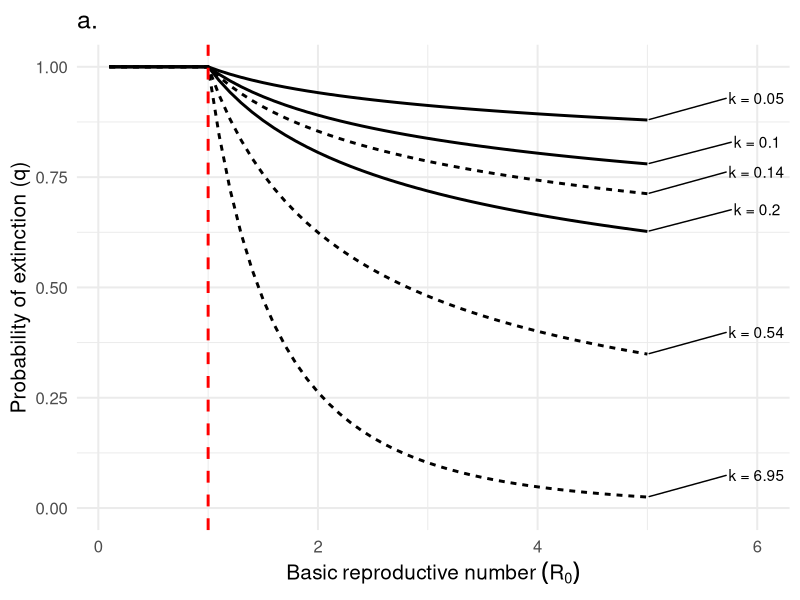
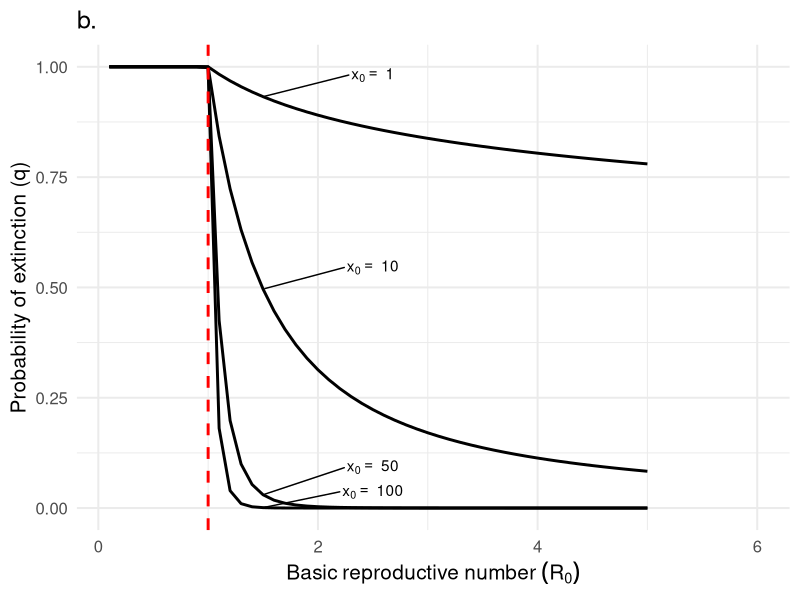
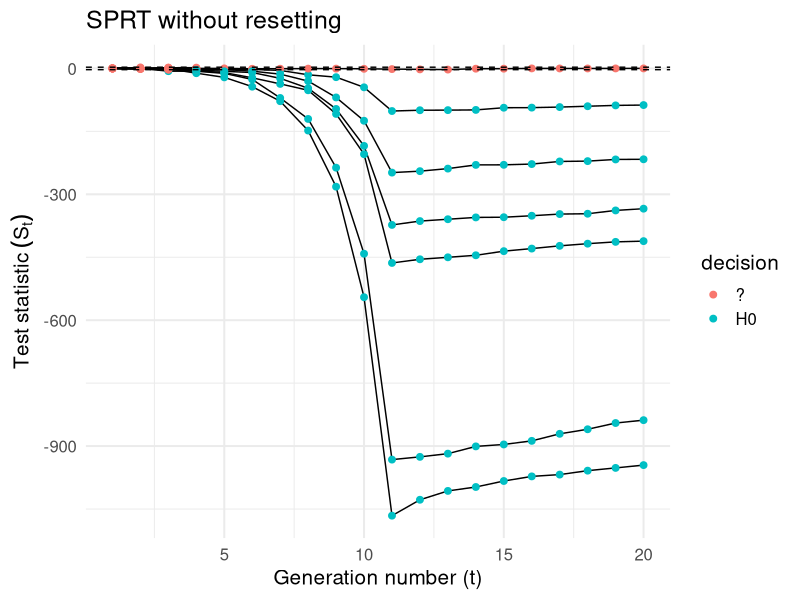
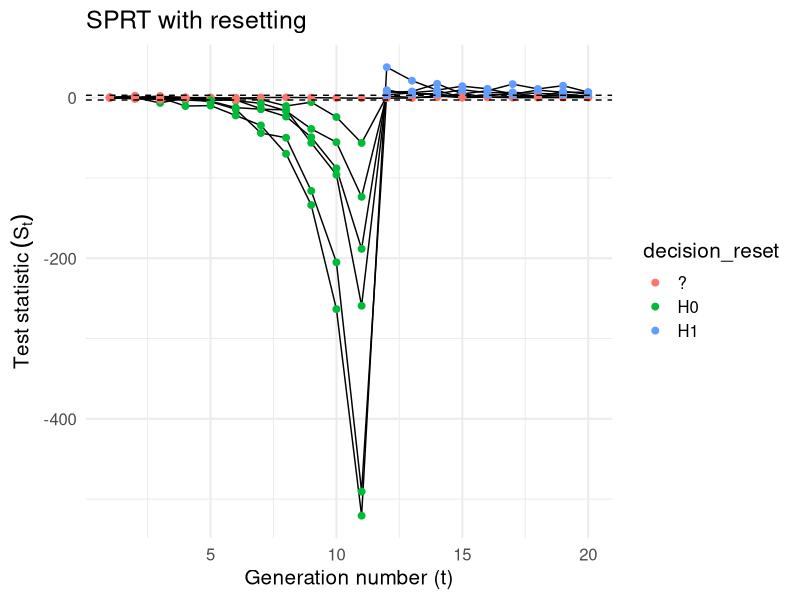
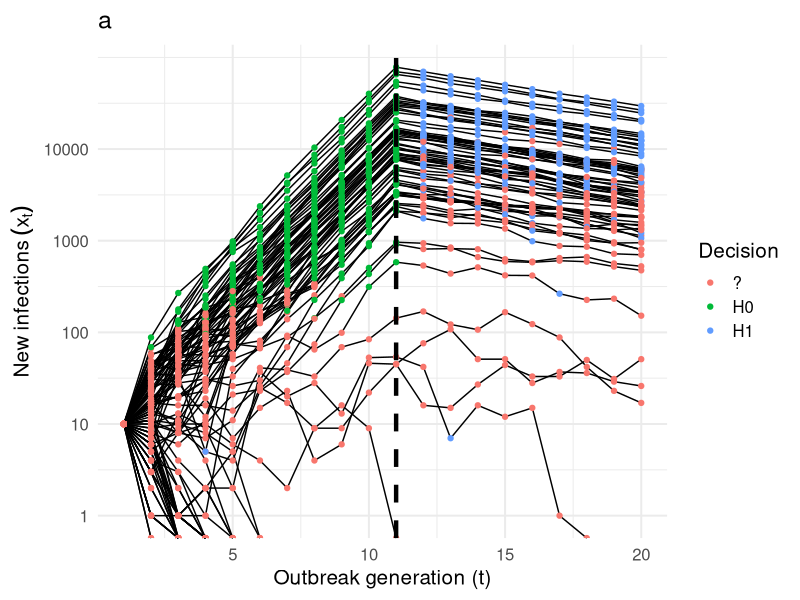
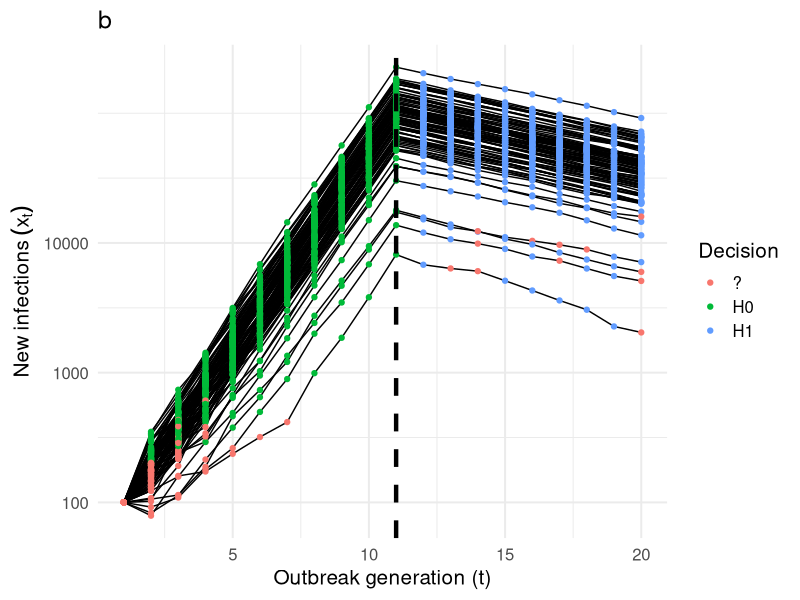
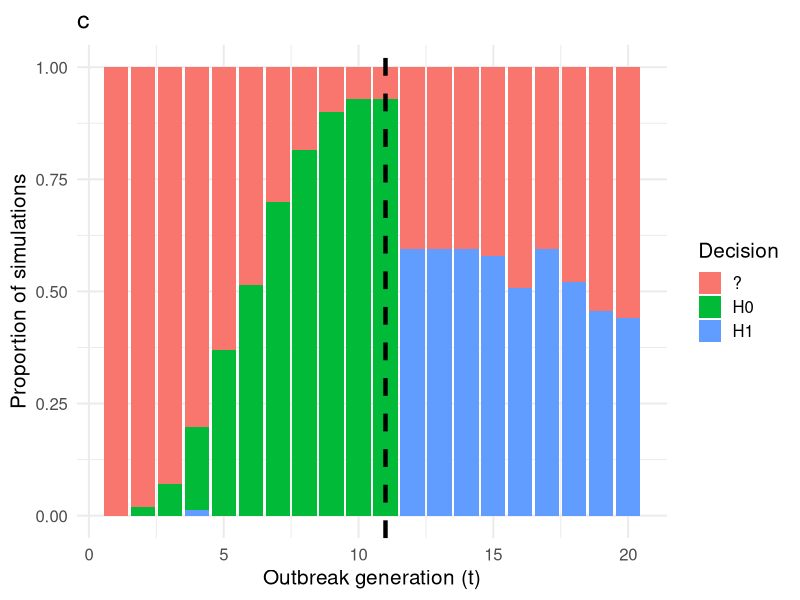
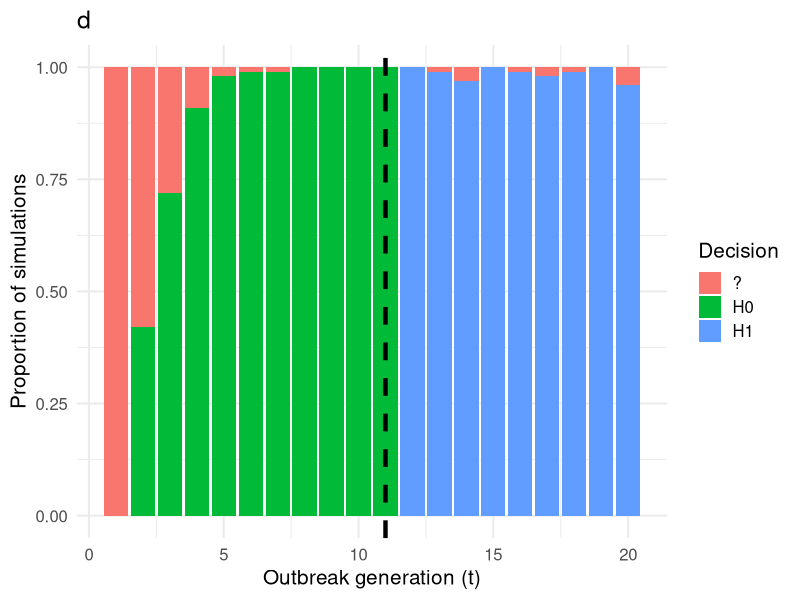

R code for these plots, in order:
## ---- chunk 1
knitr::opts_chunk$set(echo = FALSE)
suppressMessages(library(tidyverse))

# branching process model
episim <- function (t, i_0, r0, disp, cont, nsim) {
  
  # init list to store each simulation
  out_list <- vector("list", nsim)
  
  for (k in seq_along(out_list)) {
    # initialize data frame
    out <- tibble("time" = t
                  , "R0_true" = r0
                  , "disp_true" = disp
                  , "control" = cont
                  , "infected" = NA
                  , "simulation" = k)
    out[1, "infected"] <- i_0
    
    # branching process simulations
    for (i in 2:length(t)) {
      out[i, "infected"] <- sum(rnbinom(n = unlist(out[i-1, "infected"]), # number infected in previous time step
                                        mu = (1 - unlist(out[i-1, "control"]))  * unlist(out[i-1, "R0_true"]), # (controlled) R
                                        size = unlist(out[i-1, "disp_true"]))) # dispersion
      if(out[i, "infected"] == 0) break
    }
    # save in out_list
    out_list[[k]] <- out %>% filter(!is.na(infected))
  }
  return(bind_rows(out_list))
}

# if it is true that for X_i ~ NB(mu, k) iid that sum(X_i) ~ NB(sum(mu), sum(k)) then the P( x_{t+1} | x_t, theta ) is 
# dnbinom(x = x1, mu = x0 * r0, size = x0 * disp) because the X_i are iid

objfn <- function(r, x1, x0, dispersion) {
  # likelihood( x1 | x0, r, dispersion )
  dnbinom(x = x1, mu = x0*r, size = x0*dispersion)
}


#  find restricted MLE under h_0 or h_1
likelihood <- function (x_prev, x_now, disp, interval = c(), guess = 1.5) {
  opt <- optim(par = guess, fn = objfn, control = list(fnscale = -1), 
      method = "Brent", lower = interval[1], upper = interval[2],
      x0 = x_prev, x1 = x_now, dispersion = disp)
  return(opt$value)
}

# sequential test functions
calc_sr <- function(data, accept_reg = c(1 + 10^-6, 2.5), reject_reg = c(0, 1)) {
  
  # initialize empty columns for likelihood calculations
  data$lik0 <- NA
  data$lik1 <- NA
  
  # parameter space
  theta0 <- accept_reg
  theta1 <- reject_reg
  
  # use midpoint of interval as init guess for optim (Brent's method)
  guess0 <- accept_reg[1] + (accept_reg[2] - accept_reg[1]) / 2 
  guess1 <- reject_reg[1] + (reject_reg[2] - reject_reg[1]) / 2 
  
  sim_number <- 1
  for (i in 2:nrow(data)) {
    
    if (data[i, "simulation"] == sim_number + 1) {
      # skip calculation of likelihood for the first observation in each simluation
      sim_number <- sim_number + 1
      next
    }
    
    # observed states and known pars
    x0 <- unlist(data[i-1, "infected"])
    x1 <- unlist(data[i, "infected"])
    disp <- unlist(data[i-1, "disp_true"])
    
    # likelihood calculation
    data[i,"lik0"] <- likelihood(x_prev = x0, x_now = x1, disp = disp,  # p(x_now | x_prev, disp, theta \in Theta_0)
                                   interval = theta0, guess = guess0)
    data[i,"lik1"] <- likelihood(x_prev = x0, x_now = x1, disp = disp,  # p(x_now | x_prev, disp, theta \in Theta_1)
                                   interval = theta1, guess = guess1)
  }
  
  return(data)
}

calc_reset_sr <- function(data) {
  
  # init vectors to hold reset sprt (cumulative sr) and decision
  sprt_reset <- vector("numeric", length = nrow(data))
  decision_reset <- vector("character", length = nrow(data))
  
  # init data
  sr <- data$sr
  a <- unique(data$a)
  b <- unique(data$b)
  
  # both models are equally likely for first observation
  sprt_reset[1] <- 0
  decision_reset[1] <- "?"
  
  sim_number <- 1
  for (i in 2:nrow(data)) {
    
    if (data[i, "simulation"] == sim_number + 1) {
      # skip calculation of resetting sprt for the first observation in each simluation
      sim_number <- sim_number + 1
      sprt_reset[i] <- 0
      decision_reset[i] <- "?"
      next
    }
    
    # if no decision has been made, update SPRT
    # otherwise, reset the SPRT
    ifelse(decision_reset[i] == "?",
           sprt_reset[i] <- sprt_reset[i-1] + sr[i],
           sprt_reset[i] <- sr[i])
    
    # if SPRT has crossed bounds, make decision
    # otherwise continue sampling
    ifelse(sprt_reset[i] < b
           ,{decision_reset[i] <- "H0"}#; sprt_reset[i+1] <- sr[i+1]; next}
           ,ifelse(sprt_reset[i] > a
                   ,{decision_reset[i] <- "H1"}#; sprt_reset[i+1] <- sr[i+1]; next}
                   ,{decision_reset[i] <- "?"})
    )
  }
  
  # attach reset sprt calculations and decisions to df
  data$sprt_reset <- sprt_reset
  data$decision_reset <- decision_reset
  
  return(data)
}

my_theme <- function(...) theme_minimal(base_size = 15) 
## ---- chunk 2
# set params and init conds
t <- 1:20
r0 <- c(rep(2, 10), rep(0.9, 10)) # lockdown starts at t = 11
disp <- 0.10 # median of posterior estimate of k for SARS-CoV-2 (Endo et al. 2020)
i_0 <- 100
cont <- 0
n <- 100
## ---- chunk 3
out <- episim(t = t, i_0 = i_0, r0 = r0, disp = disp, cont = cont, nsim = 1)
## ---- chunk 4
# per supplement of lloyd-smith et al. 2005:
# The probability that the population is extinct by the nth generation is denoted q and the pgf is denoted g(s).
# Then q = g_n(q)  as n -> inf and q is bounded [0,1]
# where g(s) = (1 + (r0/k) * (1 - s*))^(-k), for the NB model
# and g_0(s) = s, g_1(s) = g(s), ..., g_n+1(s) = g(g_n(s))

gfun <- function (s, r0, k) { # g(s; r0, k) 
  return((1 + (r0/k) * (1 - s))^(-k))
}

niteration <- 10^4
# q <- vector("numeric", length = niteration + 1)
# q[1] <- 0 # s
# 
# # set values of R to calculate extinction probability
# r0_vec <- seq(0.1, 5, by = 0.1)
# q_list <- vector("list", length = length(r0_vec))
# 
# for (i in seq_along(r0_vec)) {
#   # init vector to store values of q
#   q <- vector("numeric", length = niteration + 1)
#   q[1] <- 0 # g_0(0)
#   
#   for (j in 1:(niteration + 1)) {
#     q[j + 1] <- gfun(q[j], r0_vec[i], 0.16) # calculate g_1(0), ..., g_n(0) 
#   }
#   
#   q_list[[i]] <- tibble(n = 0:(niteration + 1),
#                         pext = q,
#                         r0 = r0_vec[i])
# }
# 
# pext_df <- bind_rows(q_list)
# 
# # verify convergence of q (all lines should asymptote)
# # ggplot(pext_df, aes(x = n, y = pext, col = r0, group = r0)) +
# #   geom_line() + viridis::scale_color_viridis()
# 
# pext_df %>%
#   group_by(r0) %>%
#   summarize(p_extinction = max(pext)) %>%
#   ggplot() +
#   geom_line(aes(x = r0, y = p_extinction), size = 1.5) +
#   geom_vline(aes(xintercept = 1), linetype = "dashed") +
#   lims(y = c(0,1)) +
#   labs(title = "Probability of stochastic extinction of outbreak",
#        x = "Basic reproductive number (R0)",
#        y = "probability of extinction (q)",
#        caption = "dispersion: k = 0.16")

# estimates of k for SARS-CoV-2 
k_vec <- c(0.54, 0.14, 6.95, # median and 90 % highest density interval from Riou and Althaus (2020) Euro Surveill
           0.1, 0.05, 0.2)   # endo et al. 2020 wellcome open research
r0_vec <- seq(0.1, 5, by = 0.1)
q_list <- vector("list", length(k_vec)*length(r0_vec))

x <- 1
for (i in seq_along(k_vec)) {
  # init vector to store values of q
  for (j in seq_along(r0_vec)) {
    q <- vector("numeric", length = niteration + 1)
    q[1] <- 0 # g_0(0)
    # calculate g_1(0), ..., g_n(0)
    for (k in 1:(niteration + 1)) {
      q[k + 1] <- gfun(q[k], r0_vec[j], k_vec[i])  
    }
  # create df and store in q_list
  q_list[[x]] <- tibble(n = 0:(niteration + 1),
                        pext = q,
                        k = k_vec[i],
                        r0 = r0_vec[j])
  x <- x + 1
  }
}

## ---- chunk 5
# probability of extinction
extinction_df <- 
  q_list %>% bind_rows() %>%
group_by(k, r0) %>%
summarize(p_extinction = max(pext)) %>%
mutate(estimate = case_when(k == 0.1 | k == 0.54 ~ "a.median",
                            k == 0.05 | k == 0.14 | k == 6.95 | k == 0.2 ~ "b.interval"),
       source = case_when(k == 0.05 | k == 0.1 | k == 0.2 ~ "Endo et al. (2020)",
                          k == 0.14 | k == 0.54 | k == 6.95 ~ "Riou & Althaus (2020)"))

# pal <- c("#440154FF", "#55C667FF") # set manual color palette
extinction_df %>%
  mutate(label = if_else(r0 == max(r0), paste0("k = ",k), NA_character_)) %>%
  ggplot(aes(x = r0, y = p_extinction, group = k, linetype = source)) +#, col = source, linetype = estimate)) +
  geom_line(size = 1) + 
  #viridis::scale_color_viridis(discrete = T) +
  #scale_color_manual(values = pal) +
  geom_vline(aes(xintercept = 1), linetype = "dashed", size = 1, col = "red") +
  ylim(0,1) +
  my_theme() + theme(legend.position = "none") +
  labs(title = "a.",
       x = expression(Basic ~ reproductive ~ number ~ (R[0])) ,
       y = "Probability of extinction (q)",
       col = "dispersion (k)") +
  ggrepel::geom_text_repel(aes(label = label), nudge_y = 0.05, nudge_x = 1, na.rm = TRUE)


extinction_df %>%
  #filter(source == "Endo et al. (2020)") %>%
  filter(k == 0.1) %>%
  expand_grid(z0 = c(1, 10, 50, 100)) %>%
  mutate(p_extinction = p_extinction^z0) %>%
  mutate(label = if_else(near(r0, 1.5), paste("x[0] == ~" ,z0), NA_character_)) %>%
  ggplot(aes(x = r0, y = p_extinction, group = z0)) +#, col = source, linetype = estimate)) +
  geom_line(size = 1) +
  geom_vline(aes(xintercept = 1), linetype = "dashed", size = 1, col = "red") +
  ylim(0,1) +
  my_theme() + theme(legend.position = "none") +
  labs(title = "b.",
       x = expression(Basic ~ reproductive ~ number ~ (R[0])) ,
       y = "Probability of extinction (q)",
       col = "dispersion (k)") +
  ggrepel::geom_text_repel(aes(label = label), nudge_y = 0.05, nudge_x = 1, na.rm = TRUE, parse = TRUE)


## ---- chunk 6


#likelihood(x_prev = 10, x_now = 20, disp = 0.16, interval = c(1, 2.5))

## ---- chunk 7
set.seed(123)
df_break_high <- episim(t = t, i_0 = 100, r0 = r0, disp = disp, cont = cont, nsim = 100)
df_break_low <- episim(t = t, i_0 = 10, r0 = r0, disp = disp, cont = cont, nsim = 100)

df_break_high <- calc_sr(df_break_high)
df_break_low <- calc_sr(df_break_low) 

break_high_sprt <- df_break_high %>%
  group_by(simulation) %>%
  mutate(sr = log(lik1/lik0) ,
         sr = ifelse(is.na(sr), 0, sr),
         sprt = cumsum(sr),
         a = log( (1 - 0.05)/ 0.05),
         b = log(0.05/(1 - 0.05)),
         decision = case_when(sprt <= a & sprt >= b ~"?",
                              sprt > a ~ "H1",
                              sprt < b ~ "H0"))

break_low_sprt <- df_break_low %>%
  group_by(simulation) %>%
  mutate(sr = log(lik1/lik0) ,
         sr = ifelse(is.na(sr), 0, sr),
         sprt = cumsum(sr),
         a = log( (1 - 0.05)/ 0.05),
         b = log(0.05/(1 - 0.05)),
         decision = case_when(sprt <= a & sprt >= b ~"?",
                              sprt > a ~ "H1",
                              sprt < b ~ "H0"))

break_high_sprt <- calc_reset_sr(break_high_sprt)
break_low_sprt <- calc_reset_sr(break_low_sprt)
# test_sprt
## ---- chunk 8
break_low_sprt %>%
  filter(simulation %in% 1:10) %>%
  ggplot() +
  geom_line(aes(x = time, y = sprt, group = simulation)) +
  geom_point(aes(x = time, y = sprt, group = simulation, col = decision), size = 2) +
  geom_hline(aes(yintercept = a), linetype = "dashed") +
  geom_hline(aes(yintercept = b), linetype = "dashed") +
  labs(title = "SPRT without resetting",
       # caption = "Previous confirmation of H0 overwhelms new information that is consistent with H1",
       y = expression(Test ~ statistic ~ (S[t])),
       x = "Generation number (t)") +
  my_theme()

break_low_sprt %>%
  filter(simulation %in% 1:10) %>%
  ggplot() +
  geom_line(aes(x = time, y = sprt_reset, group = simulation)) +
  geom_point(aes(x = time, y = sprt_reset, group = simulation, col = decision_reset), size = 2) +
  geom_hline(aes(yintercept = a), linetype = "dashed") +
  geom_hline(aes(yintercept = b), linetype = "dashed") +
  labs(title = "SPRT with resetting",       
       y = expression(Test ~ statistic ~ (S[t])),
       x = "Generation number (t)") +
  my_theme()
## ---- chunk 9
break_low_sprt %>%
  ggplot() +
  geom_line(aes(x = time, y = infected, group = simulation)) +
  geom_point(aes(x = time, y = infected, group = simulation, col = decision_reset)) +
  geom_vline(aes(xintercept = 11), linetype = "dashed", size = 1.5) +
  scale_y_log10(breaks = c(1, 10, 100, 1000, 10000)) +
  labs(title = "a",#title = "Outbreak sizes and decisions",
       y = expression(New~infections~(x[t])),
       x = "Outbreak generation (t)",
       col = "Decision") + 
  my_theme()

break_high_sprt %>%
  ggplot() +
  geom_line(aes(x = time, y = infected, group = simulation)) +
  geom_point(aes(x = time, y = infected, group = simulation, col = decision_reset)) +
  geom_vline(aes(xintercept = 11), linetype = "dashed", size = 1.5) +
  scale_y_log10(breaks = c(1, 10, 100, 1000, 10000)) +
  labs(title = "b",#title = "Outbreak sizes and decisions",
       y = expression(New~infections~(x[t])),
       x = "Outbreak generation (t)",
       col = "Decision") + 
  my_theme()
  
# threshold <- 5000
# break_low_sprt %>%
#   group_by(simulation) %>%
#   filter(max(infected) >= threshold) %>%
#   ggplot() +
#   geom_line(aes(x = time, y = infected, group = simulation)) +
#   geom_point(aes(x = time, y = infected, group = simulation, col = decision_reset)) +
#   scale_y_log10(breaks = c(1, 10, 100, 1000, 10000)) +
#   labs(title = "Outbreak sizes and decisions",
#        x = "outbreak generation (t)",
#        col = "decision") + 
#   my_theme()


## ---- chunk 10
break_low_sprt %>%
  group_by(time) %>%
  count(decision_reset) %>%
  complete(nesting(decision_reset = c("?", "H0", "H1")), fill = list(n = 0)) %>%
  ggplot() +
  geom_bar(aes(x = time, y = n, fill = decision_reset), stat = "identity", position = "fill") +
  geom_vline(aes(xintercept = 11), linetype = "dashed", size = 1.5) +
  labs(title = "c",#title = "Conclusions of of reset SPRT over time",
       #subtitle = "H0 is true from t = 1:10; H1 is true from t =11:20",
       y = "Proportion of simulations",
       x = "Outbreak generation (t)",
       fill = "Decision") +
  my_theme()

break_high_sprt %>%
  group_by(time) %>%
  count(decision_reset) %>%
  complete(nesting(decision_reset = c("?", "H0", "H1")), fill = list(n = 0)) %>%
  ggplot() +
  geom_bar(aes(x = time, y = n, fill = decision_reset), stat = "identity", position = "fill") +
  geom_vline(aes(xintercept = 11), linetype = "dashed", size = 1.5) +
  labs(title = "d",#title = "Conclusions of of reset SPRT over time",
       #subtitle = "H0 is true from t = 1:10; H1 is true from t =11:20",
       y = "Proportion of simulations",
       x = "Outbreak generation (t)",
       fill = "Decision") +
  my_theme()

# break_low_sprt %>%
#   group_by(simulation) %>%
#   mutate(bigenough = ifelse(max(infected) >= threshold , TRUE, FALSE)) %>%
#   ungroup() %>%
#   filter(bigenough == TRUE) %>% #View()
#   group_by(time, bigenough) %>%
#   count(decision_reset) %>% 
#   complete(nesting(decision_reset = c("?", "H0", "H1")), fill = list(n = 0)) %>% #View()
#   ggplot() +
#   geom_bar(aes(x = time, y = n, fill = decision_reset), stat = "identity", position = "fill") +
#   labs(title = "Conclusions of of reset SPRT over time",
#        subtitle = "H0 is true from t = 1:10; H1 is true from t =11:20",
#        caption = "Subset of simulations where max(Xi >= 5000)",
#        y = "proportion of simulations",
#        x = "outbreak generation (t)",
#        fill = "decision") +
#   my_theme()

## ---- chunk 11
r_linear <- seq(2, 0.1, by = -0.1)
thresh_R <- 0.7
rejection <- c(0, thresh_R)
acceptance <- c(thresh_R + 10^-6, 2.5)

set.seed(123)
df_lin_high <- episim(t = t, i_0 = 10^2, r0 = r_linear, disp = disp, cont = cont, nsim = 100)
df_lin_low <- episim(t = t, i_0 = 10^1, r0 = r_linear, disp = disp, cont = cont, nsim = 100)
## ---- chunk 12
lin_high_sprt <- calc_sr(df_lin_high, accept_reg = acceptance, reject_reg = rejection)
lin_low_sprt <- calc_sr(df_lin_low, accept_reg = acceptance, reject_reg = rejection)

lin_high_sprt <- lin_high_sprt %>%
  group_by(simulation) %>%
  mutate(sr = log(lik1/lik0) ,
         sr = ifelse(is.na(sr), 0, sr),
         sprt = cumsum(sr),
         a = log( (1 - 0.05)/ 0.05),
         b = log(0.05/(1 - 0.05)),
         decision = case_when(sprt <= a & sprt >= b ~"?",
                              sprt > a ~ "H1",
                              sprt < b ~ "H0"))

lin_low_sprt <- lin_low_sprt %>%
  group_by(simulation) %>%
  mutate(sr = log(lik1/lik0) ,
         sr = ifelse(is.na(sr), 0, sr),
         sprt = cumsum(sr),
         a = log( (1 - 0.05)/ 0.05),
         b = log(0.05/(1 - 0.05)),
         decision = case_when(sprt <= a & sprt >= b ~"?",
                              sprt > a ~ "H1",
                              sprt < b ~ "H0"))

lin_high_sprt <- calc_reset_sr(lin_high_sprt)
lin_low_sprt <- calc_reset_sr(lin_low_sprt)


## ---- chunk 13
lin_low_sprt %>%
  ggplot() +
  geom_line(aes(x = time, y = infected, group = simulation)) +
  geom_point(aes(x = time, y = infected, group = simulation, col = decision_reset)) +
  geom_vline(aes(xintercept = which(r_linear == 0.7)), linetype = "dashed", size = 1.5) +
  geom_vline(aes(xintercept = which(r_linear == 1)), size = 1.5) +
  scale_y_log10() +
  viridis::scale_color_viridis(discrete = TRUE) +
  labs(title = "a",#title = "Outbreak sizes and decisions",
       y = expression(New~infections~(x[t])),
       x = "Outbreak generation (t)",
       col = "Decision") + 
  my_theme()

lin_high_sprt %>%
  ggplot() +
  geom_line(aes(x = time, y = infected, group = simulation)) +
  geom_vline(aes(xintercept = which(r_linear == 0.7)), linetype = "dashed", size = 1.5) +
  geom_vline(aes(xintercept = which(r_linear == 1)), size = 1.5) +
  scale_y_log10() +
  labs(title = "b",#title = "Outbreak sizes and decisions",
       y = expression(New~infections~(x[t])),
       x = "Outbreak generation (t)",
       col = "Decision") + 
  my_theme()
## ---- chunk 14
lin_low_sprt %>%
  group_by(time) %>%
  count(decision_reset) %>%
  complete(nesting(decision_reset = c("?", "H0", "H1")), fill = list(n = 0)) %>%
  ggplot() +
  geom_bar(aes(x = time, y = n, fill = decision_reset), stat = "identity", position = "fill", width = 1) +
  geom_vline(aes(xintercept = which(r_linear == 0.7)), linetype = "dashed", size = 1.5) +
  geom_vline(aes(xintercept = which(r_linear == 1)), size = 1.5) +
  viridis::scale_fill_viridis(discrete = TRUE, alpha = 0.7) +
  labs(title = "c",#title = "Conclusions of of reset SPRT over time",
       #subtitle = "H0 is true from t = 1:10; H1 is true from t =11:20",
       y = "Proportion of simulations",
       x = "Outbreak generation (t)",
       fill = "Decision") +
  my_theme()

lin_high_sprt %>%
  group_by(time) %>%
  count(decision_reset) %>%
  complete(nesting(decision_reset = c("?", "H0", "H1")), fill = list(n = 0)) %>%
  ggplot() +
  geom_bar(aes(x = time, y = n, fill = decision_reset), stat = "identity", position = "fill", width = 1) +
  geom_vline(aes(xintercept = which(r_linear == 0.7)), linetype = "dashed", size = 1.5) +
  geom_vline(aes(xintercept = which(r_linear == 1)), size = 1.5)  +
  labs(title = "d",#title = "Conclusions of of reset SPRT over time",
       #subtitle = "H0 is true from t = 1:10; H1 is true from t =11:20",
       y = "Proportion of simulations",
       x = "Outbreak generation (t)",
       fill = "Decision") +
  my_theme()  
## ---- chunk 15
# see methods section of Merl et al. (2009) https://journals.plos.org/plosone/article?id=10.1371/journal.pone.0005807

t <- 1:50 # days
N <- 10^2  # pop size
i0 <- 1 # init infected
s0 <- N - i0 # init susc

r0 <- 2
gamma <- 1/5
beta <- r0 * gamma
k <- 0.1

out <- matrix(NA, nrow = length(t), ncol = 4)
out[,1] <- t
out[1,2] <- s0
out[1,3] <- i0
out[1, 4] <- 0 # no recovered


i <- 1
while(i < tail(t,1) & out[i,3] > 0) {
  # calculate probability of a susceptible (resp. infected) becomeing infected (resp. recovering)
  prob_inf <- (1 - (k / (k + beta * out[i,3])) ^ k)
  prob_rec <- (1 - exp(-gamma))
  # draw number of infected and recovered
  infected <- rbinom(1, size = out[i,2], prob = prob_inf )
  recovered <- rbinom(1, size = out[i,3], prob = prob_rec)
  # update data
  out[i + 1, 2] <- out[i, 2] - infected
  out[i + 1, 3] <- out[i, 3] + infected - recovered
  out[i + 1, 4] <- out[i, 4] + recovered
  
  i <- i + 1
}



out <- as_tibble(out)
names(out) <- c("time", "s", "i", "r")
out <- 
  out %>%  pivot_longer(cols = 2:4,
                      names_to = "class",
                      values_to = "number")

ggplot(out, aes(x = time, y = number, col = class)) +
  geom_line()
